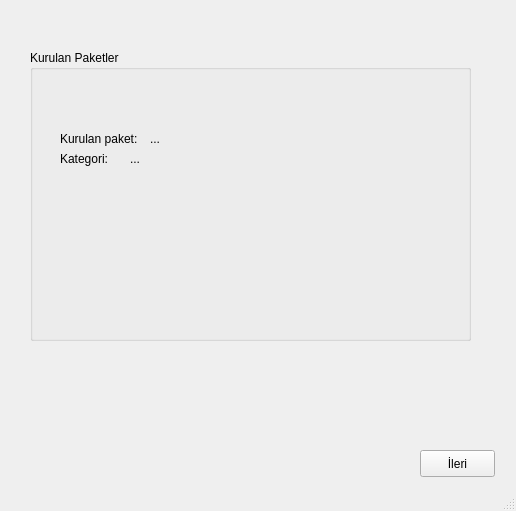
<ui version="4.0" >
 <class>installWindow</class>
 <widget class="QMainWindow" name="installWindow" >
  <property name="geometry" >
   <rect>
    <x>0</x>
    <y>0</y>
    <width>516</width>
    <height>511</height>
   </rect>
  </property>
  <property name="windowTitle" >
   <string>Paketler Kuruluyor - Anatolya Kurulum</string>
  </property>
  <widget class="QWidget" name="centralwidget" >
   <widget class="QGroupBox" name="installInfoGroup" >
    <property name="geometry" >
     <rect>
      <x>30</x>
      <y>50</y>
      <width>441</width>
      <height>291</height>
     </rect>
    </property>
    <property name="title" >
     <string>Kurulan Paketler</string>
    </property>
    <widget class="QLabel" name="label" >
     <property name="geometry" >
      <rect>
       <x>30</x>
       <y>80</y>
       <width>91</width>
       <height>18</height>
      </rect>
     </property>
     <property name="text" >
      <string>Kurulan paket:</string>
     </property>
    </widget>
    <widget class="QLabel" name="label_2" >
     <property name="geometry" >
      <rect>
       <x>30</x>
       <y>100</y>
       <width>61</width>
       <height>18</height>
      </rect>
     </property>
     <property name="text" >
      <string>Kategori:</string>
     </property>
    </widget>
    <widget class="QLabel" name="packageLabel" >
     <property name="geometry" >
      <rect>
       <x>120</x>
       <y>80</y>
       <width>56</width>
       <height>18</height>
      </rect>
     </property>
     <property name="text" >
      <string>...</string>
     </property>
    </widget>
    <widget class="QLabel" name="categoryLabel" >
     <property name="geometry" >
      <rect>
       <x>100</x>
       <y>100</y>
       <width>56</width>
       <height>18</height>
      </rect>
     </property>
     <property name="text" >
      <string>...</string>
     </property>
    </widget>
   </widget>
   <widget class="QPushButton" name="nextButton" >
    <property name="geometry" >
     <rect>
      <x>420</x>
      <y>450</y>
      <width>75</width>
      <height>27</height>
     </rect>
    </property>
    <property name="text" >
     <string>İleri</string>
    </property>
   </widget>
  </widget>
  <widget class="QStatusBar" name="statusbar" />
 </widget>
 <resources/>
 <connections/>
</ui>
